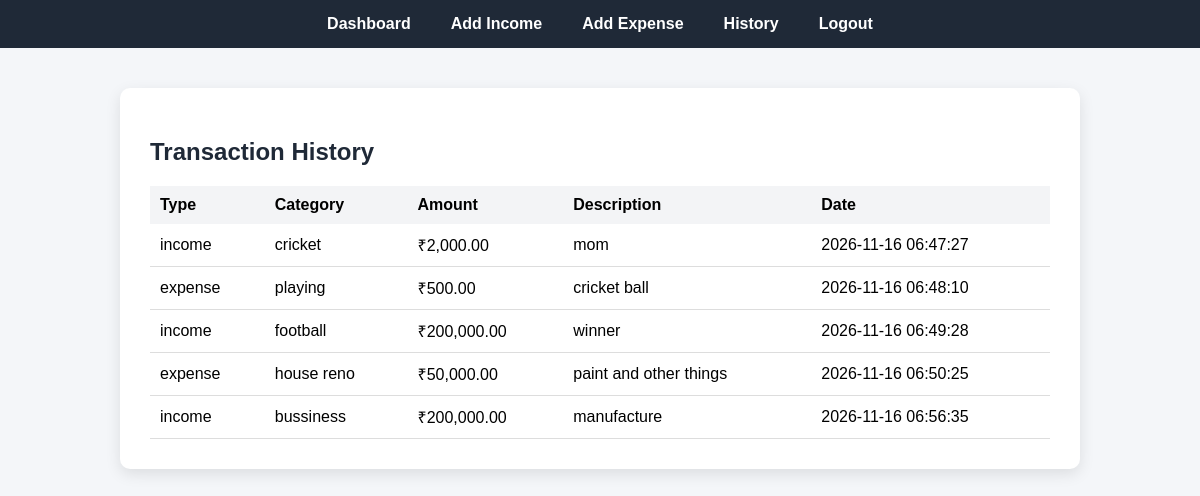
The app's page /history (signed in) with its own data.
### tables this page shows
CREATE TABLE transactions (id INTEGER PRIMARY KEY AUTOINCREMENT, user_id INTEGER NOT NULL, type TEXT NOT NULL, category TEXT, amount REAL NOT NULL, description TEXT, date TIMESTAMP DEFAULT CURRENT_TIMESTAMP);

### app.py (the view)
@app.route("/history")
def history():
    if "user_id" not in session:
        return redirect("/login")
    transactions = db.execute(
    "SELECT * FROM transactions WHERE user_id = ?",
    session["user_id"]
    )
    return render_template("history.html", transactions=transactions)

### app.py (called while the page is built)
@app.template_filter("inr")
def inr(value):
    return f"₹{float(value):,.2f}"

### templates/history.html
{% extends "layout.html" %}
{% block main %}
<h2>Transaction History</h2>
<table>
    <thead>
        <tr>
            <th>Type</th>
            <th>Category</th>
            <th>Amount</th>
            <th>Description</th>
            <th>Date</th>
        </tr>
    </thead>
    <tbody>
    {% for t in transactions %}
        <tr>
            <td>{{ t.type }}</td>
            <td>{{ t.category }}</td>
            <td>{{ t.amount | inr }}</td>
            <td>{{ t.description }}</td>
            <td>{{ t.date }}</td>
        </tr>
    {% endfor %}
    </tbody>
</table>
{% endblock %}

### static/style.css (style rules this page uses)
body { margin:0; padding:0; font-family: Arial, Helvetica, sans-serif; background:#f4f6f9; }
h2 { color:#1f2937; }
table { width:100%; border-collapse:collapse; margin-top:20px; }
th { background:#f3f4f6; padding:10px; text-align:left; }
td { padding:10px; border-bottom:1px solid #ddd; }

### records on screen
transactions: type "income", category "cricket", amount|inr "₹2,000.00", description "mom", date "2026-11-16 06:47:27"
transactions: type "expense", category "playing", amount|inr "₹500.00", description "cricket ball", date "2026-11-16 06:48:10"
transactions: type "income", category "football", amount|inr "₹200,000.00", description "winner", date "2026-11-16 06:49:28"
transactions: type "expense", category "house reno", amount|inr "₹50,000.00", description "paint and other things", date "2026-11-16 06:50:25"
transactions: type "income", category "bussiness", amount|inr "₹200,000.00", description "manufacture", date "2026-11-16 06:56:35"
